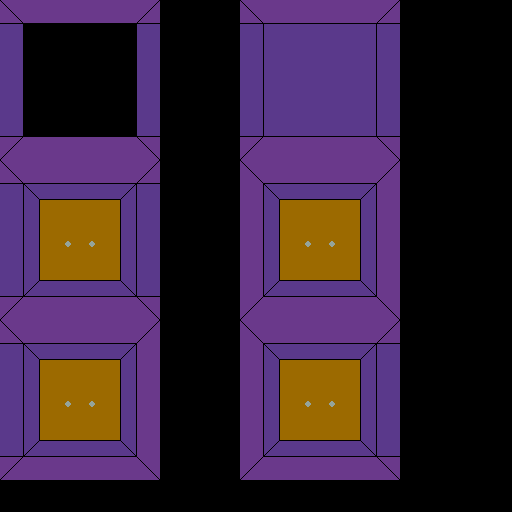

Tiled map render using the project's own tile images. Description and the map definition, with tile-layer contents summarised, below:
An orthogonal 64x64 tile map with 8x8 px tiles, 1 tile layer (Tile Layer 1).

<map version="1.9" tiledversion="1.9.2" orientation="orthogonal" renderorder="right-down" width="64" height="64" tilewidth="8" tileheight="8" infinite="0" nextlayerid="2" nextobjectid="1">
 <editorsettings>
  <export target="tilemapOneExtra.c" format="gba" />
 </editorsettings>
 <tileset firstgid="1" source="tileset.tsx" />
 <layer id="1" name="Tile Layer 1" width="64" height="64">
  <data>[4096 cells, 3600 non-empty, 22 distinct tile ids]</data>
 </layer>
</map>
